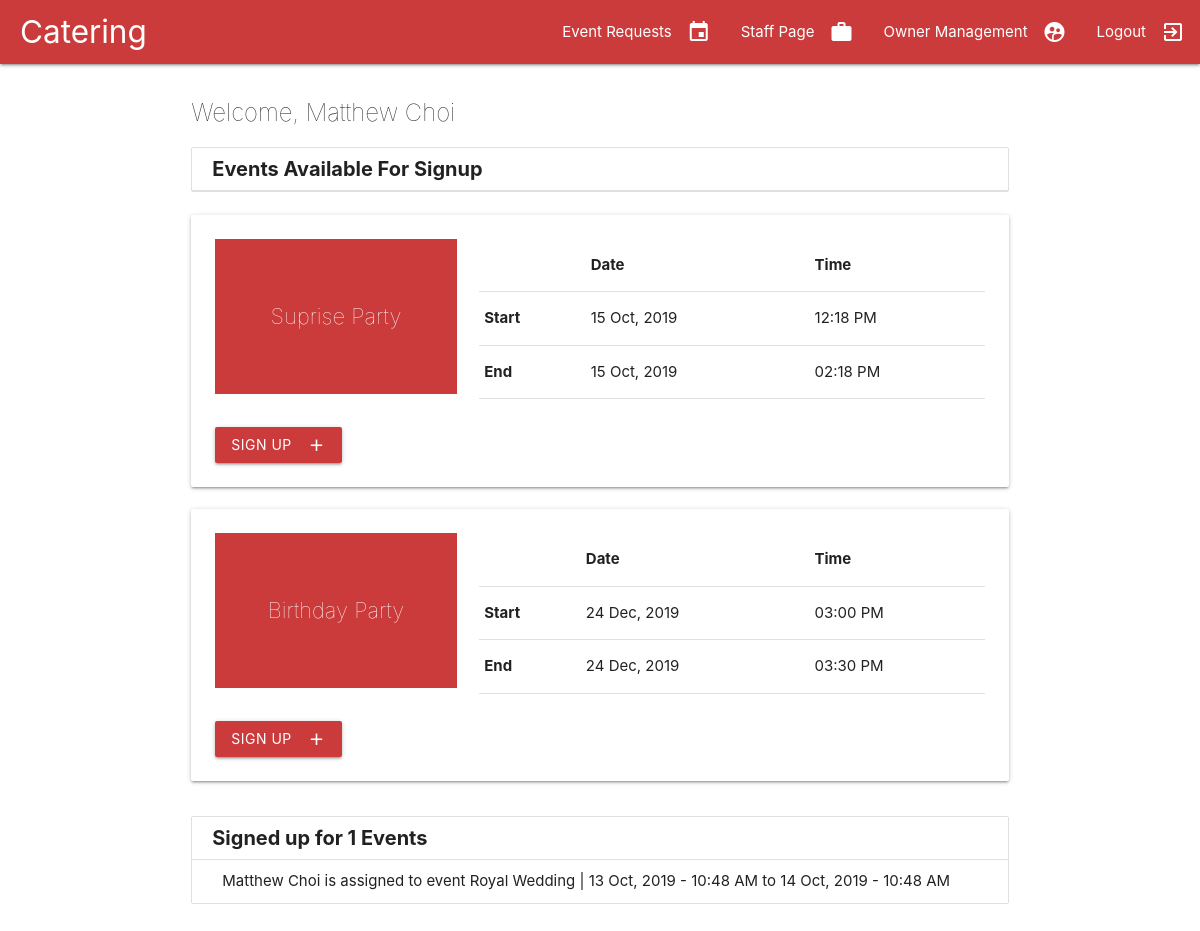
/staff/ (signed in), run on the app's committed database.
### models.py (models this page shows, shortened)
class Staff(db.Model):
	staff_id = db.Column(db.Integer, primary_key=True)
	username = db.Column(db.String(24), nullable=False)
	pw_hash = db.Column(db.String(64), nullable=False)
	assignments = db.relationship("Assignment")

class EventRequest(db.Model):
	__tablename__ = "eventrequest"
	request_id = db.Column(db.Integer, primary_key=True)
	name = db.Column(db.String(128), nullable=False)
	start_datetime = db.Column(db.DateTime(), nullable=False)
	end_datetime = db.Column(db.DateTime(), nullable=False)
	user_id = db.Column(db.Integer, db.ForeignKey('customer.user_id'), nullable=False)
	assignments = db.relationship("Assignment")

class Assignment(db.Model):
	assignment_id = db.Column(db.Integer, primary_key=True)
	request_id = db.Column(db.Integer, db.ForeignKey("eventrequest.request_id"))
	staff_id = db.Column(db.Integer, db.ForeignKey('staff.staff_id'))
	staff = db.relationship("Staff", back_populates="assignments")
	request = db.relationship("EventRequest", back_populates="assignments")
	def __repr__(self):
		return self.staff.username + " is assigned to event " + self.request.name + " | " + self.request.start_datetime.strftime('%d %b, %Y') + " - " + self.request.start_datetime.strftime('%I:%M %p') + " to " + self.request.end_datetime.strftime('%d %b, %Y') + " - " + self.request.end_datetime.strftime('%I:%M %p')

### catering.py (the view)
@app.route("/staff/",  methods=["POST", "GET"])
def staff():
	error = None
	if "staff_id" not in session:
		abort(401)
	staff = Staff.query.filter_by(staff_id=session["staff_id"]).first()
	reqs = EventRequest.query.order_by(EventRequest.start_datetime.asc()).all()
	for req in reqs:
		for assignment in req.assignments:
			if staff.staff_id == assignment.staff_id:
				reqs.remove(req) # Take it off the list of requests the staff can sign up for
	return render_template('staff.html', assignments=staff.assignments, requests=reqs, staff=staff, error=error)

### templates/staff.html (shortened to what this page needs)
{% extends "layout.html" %}
{% block body %}
{% with messages = get_flashed_messages() %}
<div class="container">
  <div class="row">
    <div class="col s12">
      <h2 class="welcome-msg">Welcome, {{ staff.username }}</h2>
      <ul class="collection with-header" id="eventsList">
        <li class="collection-header"><h4>Events Available For Signup</h4></li>
      </ul>
      <div class="row">
        {% for req in requests %}
          {% if req.assignments|length < 3 %}
          <div class="col s12">
            <div class="card">
              <div class="card-content">
                <div class="row" style="margin-bottom:0px;">
                  <div class="col s4">
                    <div class="left-title valign-wrapper">
                      <p>{{ req.name }}</p>
                    </div>
                  </div>
                  <div class="col s8">
                    <table>
                      <thead>
                        <tr>
                            <th></th>
                            <th>Date</th>
                            <th>Time</th>
                        </tr>
                      </thead>
                      <tbody>
                        <tr>
                          <td><b>Start</b></td>
                          <td>{{ req.start_datetime.strftime('%d %b, %Y') }}</td>
                          <td>{{req.start_datetime.strftime('%I:%M %p')}}</td>
                        </tr>
                        <tr>
                          <td><b>End</b></td>
                          <td>{{ req.end_datetime.strftime('%d %b, %Y') }}</td>
                          <td>{{ req.end_datetime.strftime('%I:%M %p') }}</td>
                        </tr>
                      </tbody>
                    </table>
                  </div>
                  <div class="col s12">
                    <br/>
                    <form method="POST" action="/addStaff/">
                      <button style="margin-top:5px;" class="btn waves-effect waves-light" type="submit" name="action">Sign Up
                        <i class="material-icons right">add</i>
                      </button>
                    </form>
                  </div>
                </div>
              </div>
            </div>
          </div>
          {% endif %}
        {% endfor %}
      </div>
      <ul class="collection with-header" id="eventsList">
        <li class="collection-header"><h4>Signed up for {{ assignments|length }} Events</h4></li>
        {% for assignment in assignments %}
          <li class="collection-item">{{ assignment }}</li>
        {% endfor %}
      </ul>
    </div>
  </div>
</div>
{% endwith %}
{% endblock %}

### static/style.css (style rules this page uses)
.collection-header h4 { font-size:20px; margin:0px; font-weight:bold; }
.welcome-msg { font-size:24px; font-weight:100; }
.left-title { background-color:#cc3b3b; color:white; align-items: center; justify-content: center; height:155px; }
.left-title p { padding:10px; font-size:22px; font-weight:100; }
.btn { background-color:#cc3b3b !important; }

### data on the page
Staff: username "Matthew Choi"
EventRequest: name "Suprise Party", start_datetime "15 Oct, 2019", start_datetime "12:18 PM", end_datetime "15 Oct, 2019", end_datetime "02:18 PM"
EventRequest: name "Birthday Party", start_datetime "24 Dec, 2019", start_datetime "03:00 PM", end_datetime "24 Dec, 2019", end_datetime "03:30 PM"
Assignment: end_datetime "Matthew Choi is assigned to event Royal Wedding | 13 Oct, 2019 - 10:48 AM to 14 Oct, 2019 - 10:48 AM"

### other printed values
{{ assignments|length }} "1"
